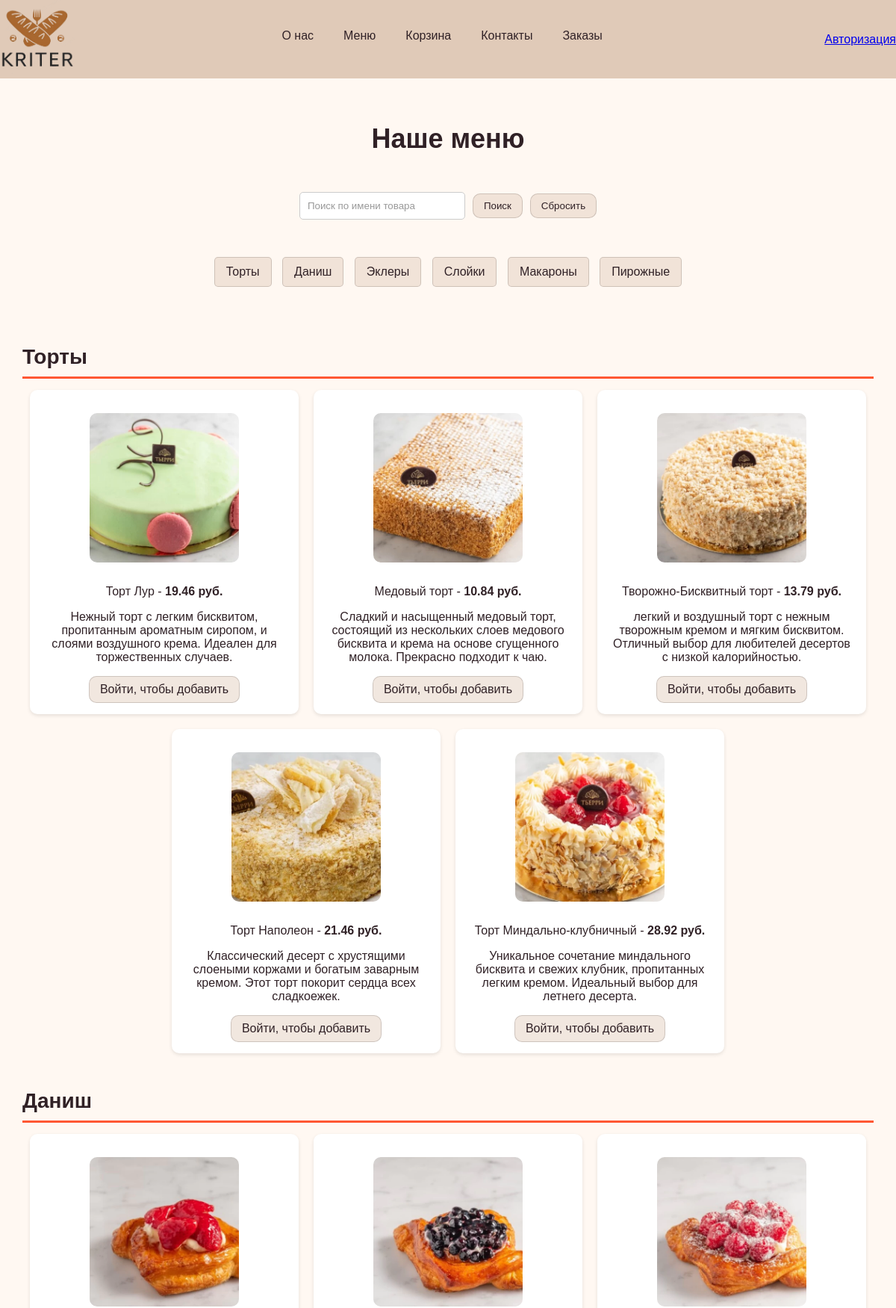
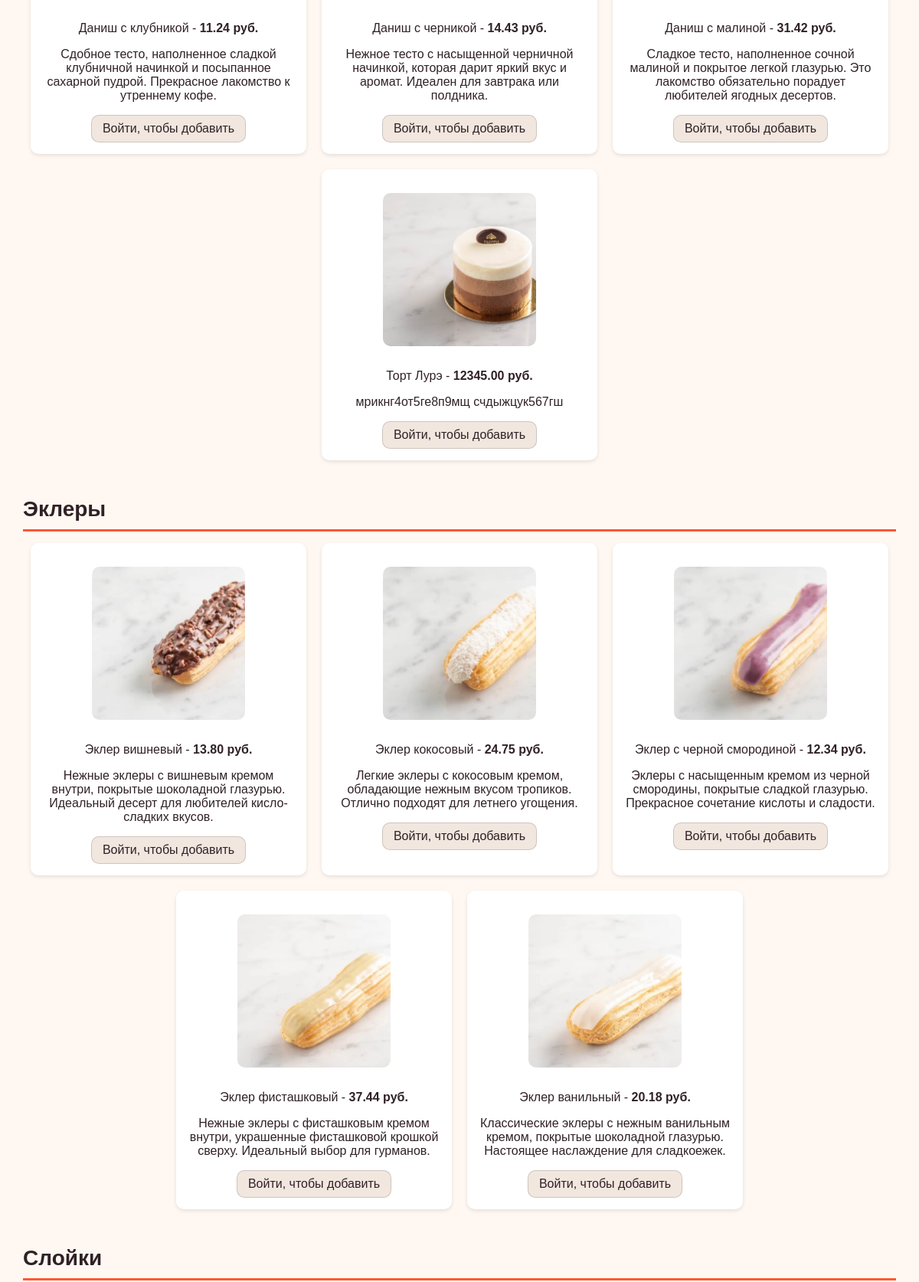
Page /menu.php (upper part) on the committed database (2 pictures, top to bottom).
### tables this page shows
CREATE TABLE `categories` (
  `category_id` int NOT NULL,
  `category_name` varchar(255) NOT NULL
);

CREATE TABLE `menu` (
  `product_id` int NOT NULL,
  `category_id` int NOT NULL,
  `name` varchar(255) NOT NULL,
  `description` text,
  `composition` text,
  `price` decimal(10,2) NOT NULL,
  `quantity` int DEFAULT NULL,
  `image_url` varchar(255) DEFAULT NULL,
  `is_special` tinyint(1) DEFAULT '0',
  `special_position` int DEFAULT NULL
);

### public/db.php (called while the page is built, shortened)
<?php
function getDbConnection() {
    $host = 'mysql-8.0';
    $dbname = 'kriter';
    $username = 'root';
    $password = '';
    try {
        $pdo = new PDO("mysql:host=$host;dbname=$dbname", $username, $password);
        $pdo->setAttribute(PDO::ATTR_ERRMODE, PDO::ERRMODE_EXCEPTION);
        return $pdo;
    } catch (PDOException $e) {
        die("Ошибка подключения к базе данных: " . $e->getMessage());
    }
}
function get_menu_all() {
    $pdo = getDbConnection();
    try {
        $menu = $pdo->query("SELECT * FROM menu");
        return $menu;
    } catch (PDOException $e) {
        echo "Ошибка запроса: " . $e->getMessage();
        return false;
    }
}
function get_category_by_id($id) {
    $pdo = getDbConnection();
    try {
        $stmt = $pdo->prepare("SELECT * FROM categories WHERE category_id = ?");
        $stmt->execute([$id]);
        return $stmt->fetch(PDO::FETCH_ASSOC);
    } catch (PDOException $e) {
        echo "Ошибка запроса: " . $e->getMessage();
        return false;
    }
}
?>

### public/menu.php (the view, shortened to what this page needs)
<!DOCTYPE html>
<html lang="ru">
<head>
<?php
require 'db.php';
?>
    <link rel="stylesheet" href="styles.css">
</head>
<body>
<?php require __DIR__ . '/includes/header_client.php'; ?>
<div class="content">
    <h2>Наше меню</h2>
    <form class="search-container" method="get" action="menu.php" id="searchForm">
        <input
            type="text"
            id="searchInput"
            name="search"
            placeholder="Поиск по имени товара"
            maxlength="20"
            value="<?= isset($_GET['search']) ? htmlspecialchars($_GET['search']) : '' ?>"
        >
        <button type="submit" id="searchButton">Поиск</button>
        <button type="button" id="resetButton" class="reset-button">Сбросить</button>
    </form>
    <div class="category-navigation">
        <a href="?category_id=1" class="category-button">Торты</a>
        <a href="?category_id=2" class="category-button">Даниш</a>
        <a href="?category_id=3" class="category-button">Эклеры</a>
        <a href="?category_id=4" class="category-button">Слойки</a>
        <a href="?category_id=5" class="category-button">Макароны</a>
        <a href="?category_id=6" class="category-button">Пирожные</a>
    </div>
    <div class="product-grid">
        <?php
        $stmt = get_menu_all();
        $menu = $stmt->fetchAll(PDO::FETCH_ASSOC);
        $categories = [];
        foreach ($menu as $product) {
            $categoryId = $product["category_id"];
            $categories[$categoryId][] = $product;
        }
        foreach ($categories as $categoryId => $products):
        ?>
            <div class="product-category" id="category_<?php echo $categoryId; ?>">
                <h3 class="category"><?php echo get_category_by_id($categoryId)["category_name"]; ?></h3>
                <div class="product-grid">
                    <?php foreach ($products as $product): ?>
                        <div class="product-item">
                            <p><img src="<?php echo $product["image_url"]; ?>" alt="Торт"></p>
                            <p><?php echo $product["name"]; ?> - <strong><?php echo $product["price"]; ?> руб.</strong></p>
                            <p><?php echo $product["description"]; ?></p>
                            <?php if (isset($_SESSION['user_id'])): ?>
                                <form method="post" action="add_to_cart.php" class="add-to-cart-form" data-product-id="<?= $product['product_id'] ?>">
                                    <input type="hidden" name="product_id" value="<?= $product['product_id'] ?>">
                                    <button type="submit" class="add-to-cart-btn" data-product-id="<?= $product['product_id'] ?>">В корзину</button>
                                    <div class="cart-controls hidden" data-product-id="<?= $product['product_id'] ?>">
                                        <button type="button" class="qty-btn minus" data-action="dec">-</button>
                                        <span class="qty-value">0</span>
                                        <button type="button" class="qty-btn plus" data-action="inc">+</button>
                                    </div>
                                </form>
                            <?php else: ?>
                                <a href="register.php" class="btn">Войти, чтобы добавить</a>
                            <?php endif; ?>
                        </div>
                    <?php endforeach; ?>
                </div>
            </div>
        <?php endforeach; ?>
    </div>
</div>
</body>
</html>

### public/styles.css (style rules this page uses)
:root { --color-primary: #e0cab8; --color-secondary: #fff8f2; --color-text: #302126; }
body { font-family: Arial, sans-serif; margin: 0; padding: 0; background-color: var(--color-secondary); color: var(--color-text); }
.content { display: grid; grid-gap: 30px; padding: 30px; }
.product-grid { display: flex; flex-wrap: wrap; justify-content: center; gap: 20px; }
.product-item { flex: 0 1 calc(33.333% - 20px); box-sizing: border-box; text-align: center; }
.product-item img { max-width: 100%; height: auto; }
:root { --btn-bg: rgba(224, 202, 184, 0.45); --btn-bg-hover: rgba(224, 202, 184, 0.70); --btn-border: rgba(48, 33, 38, 0.18); }
button { background-color: var(--btn-bg) !important; color: var(--color-text) !important; border: 1px solid var(--btn-border) !important; border-radius: 10px !important; padding: 8px 14px !important; box-shadow: none !important; }
.btn, .category-button, .sort-buttons a, .reset-button, .nav-button, .add-product-button { display: inline-block; padding: 8px 14px; border: 1px solid var(--btn-border); border-radius: 10px; box-shadow: none; cursor: pointer; color: var(--color-text) !important; background-color: var(--btn-bg) !important; text-decoration: none !important; }
.reset-button { background-color: var(--btn-bg) !important; border-color: var(--btn-border) !important; color: var(--color-text) !important; }

### public/menu.php (style rules this page uses)
img { max-width: 100px; height: auto; }
.product-grid { display: flex; flex-wrap: wrap; justify-content: center; gap: 20px; }
.product-item { flex: 0 1 calc(33.333% - 20px); box-sizing: border-box; text-align: center; padding: 15px; background: #fff; border-radius: 10px; box-shadow: 0 2px 5px rgba(0,0,0,0.1); }
.product-item img { width: 200px; height: 200px; object-fit: cover; border-radius: 10px; margin-bottom: 10px; }
.category { font-size: 28px; font-weight: bold; border-bottom: 3px solid #ff5733; padding-bottom: 10px; margin-bottom: 15px; }
h2 { font-size: 36px; font-weight: bold; text-align: center; margin-bottom: 20px; }
.category-navigation { text-align: center; margin-bottom: 20px; }
.category-button { display: inline-block; padding: 10px 15px; text-decoration: none; border-radius: 5px; margin: 0 5px; transition: background-color 0.3s; }
.search-container { text-align: center; margin-bottom: 20px; display: flex; justify-content: center; align-items: center; gap: 10px; }
.search-container input { padding: 10px; width: 200px; border: 1px solid #ccc; border-radius: 5px; }
.search-container input::placeholder { color: #999; }

### rows in the picture
categories: category_name "Торты"
menu: shows a picture, name "Торт Лур", price "19.46", description "Нежный торт с легким бисквитом, пропитанным ароматным сиропом, и слоями воздушного крема. Идеален для торжественных случаев."
menu: shows a picture, name "Медовый торт", price "10.84", description "Сладкий и насыщенный медовый торт, состоящий из нескольких слоев медового бисквита и крема на основе сгущенного молока. Прекрасно подходит к чаю."
menu: shows a picture, name "Творожно-Бисквитный торт", price "13.79", description "легкий и воздушный торт с нежным творожным кремом и мягким бисквитом. Отличный выбор для любителей десертов с низкой калорийностью."
menu: shows a picture, name "Торт Наполеон", price "21.46", description "Классический десерт с хрустящими слоеными коржами и богатым заварным кремом. Этот торт покорит сердца всех сладкоежек."
menu: shows a picture, name "Торт Миндально-клубничный", price "28.92", description "Уникальное сочетание миндального бисквита и свежих клубник, пропитанных легким кремом. Идеальный выбор для летнего десерта."
menu: category.category_name "Даниш", shows a picture, name "Торт Лурэ", price "12345.00", description "мрикнг4от5ге8п9мщ счдыжцук567гш"
menu: shows a picture, name "Даниш с клубникой", price "11.24", description "Сдобное тесто, наполненное сладкой клубничной начинкой и посыпанное сахарной пудрой. Прекрасное лакомство к утреннему кофе."
menu: shows a picture, name "Даниш с черникой", price "14.43", description "Нежное тесто с насыщенной черничной начинкой, которая дарит яркий вкус и аромат. Идеален для завтрака или полдника."
menu: shows a picture, name "Даниш с малиной", price "31.42", description "Сладкое тесто, наполненное сочной малиной и покрытое легкой глазурью. Это лакомство обязательно порадует любителей ягодных десертов."
categories: category_name "Эклеры"
menu: shows a picture, name "Эклер вишневый", price "13.80", description "Нежные эклеры с вишневым кремом внутри, покрытые шоколадной глазурью. Идеальный десерт для любителей кисло-сладких вкусов."
menu: shows a picture, name "Эклер кокосовый", price "24.75", description "Легкие эклеры с кокосовым кремом, обладающие нежным вкусом тропиков. Отлично подходят для летнего угощения."
menu: shows a picture, name "Эклер с черной смородиной", price "12.34", description "Эклеры с насыщенным кремом из черной смородины, покрытые сладкой глазурью. Прекрасное сочетание кислоты и сладости."
menu: shows a picture, name "Эклер фисташковый", price "37.44", description "Нежные эклеры с фисташковым кремом внутри, украшенные фисташковой крошкой сверху. Идеальный выбор для гурманов."
menu: shows a picture, name "Эклер ванильный", price "20.18", description "Классические эклеры с нежным ванильным кремом, покрытые шоколадной глазурью. Настоящее наслаждение для сладкоежек."
categories: category_name "Слойки"
